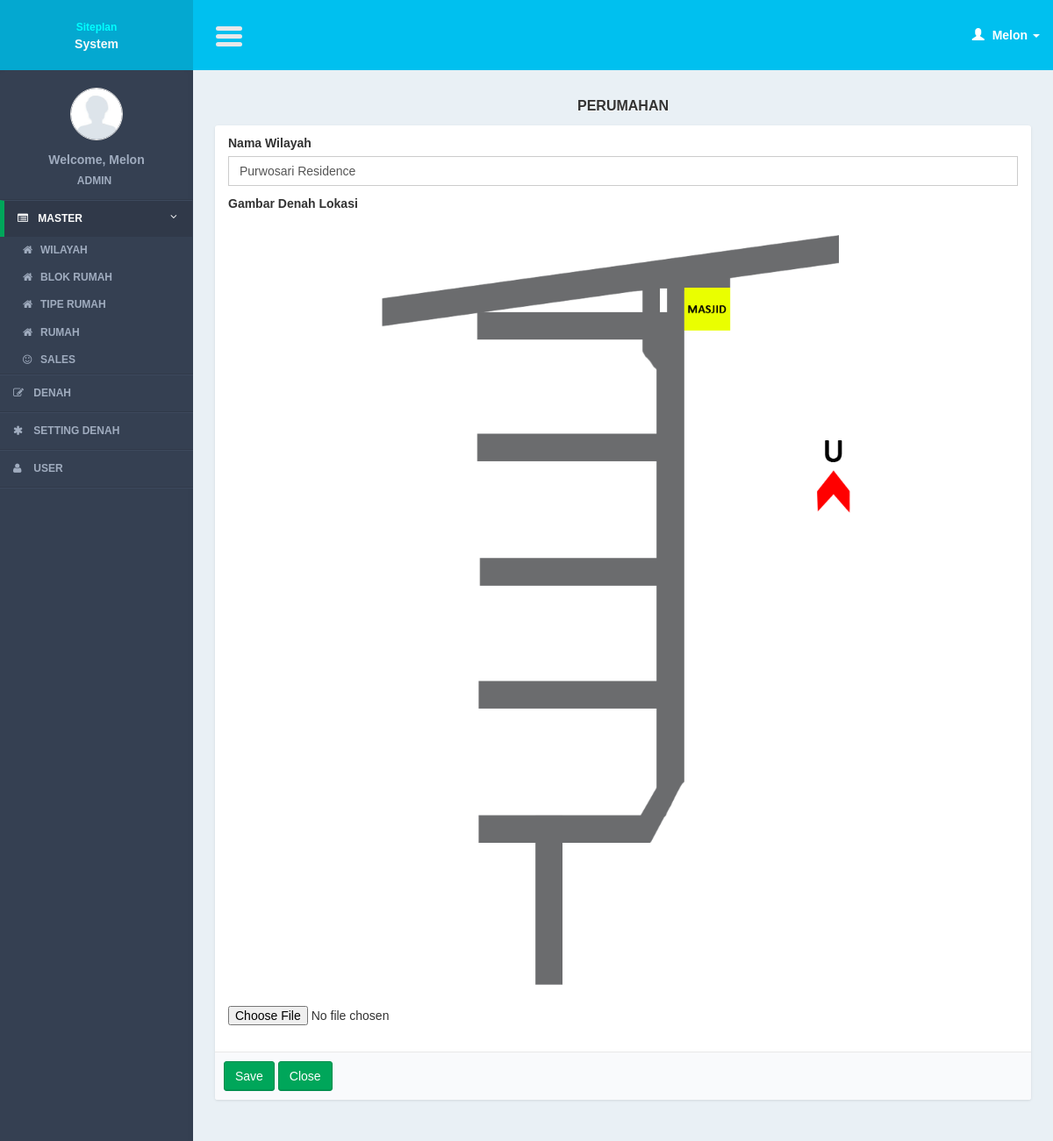
The page /controllers/building.php?page=form&id=7 (signed in) on the database its author committed.
### tables this page shows
CREATE TABLE IF NOT EXISTS `buildings` (
`building_id` int(11) NOT NULL,
  `building_name` varchar(100) NOT NULL,
  `building_img` text NOT NULL
);

### models/building_model.php (called while the page is built, shortened)
<?php
function read_id($id){
	$query = mysql_query("select *
			from buildings
			where building_id = '$id'");
	$result = mysql_fetch_object($query);
	return $result;
}
?>

### views/building/form.php (the view, shortened to what this page needs)
      <section class="content">
          <div class="row">
              <div class="col-md-12">
                <div class="title_page"> <?= $title ?></div>
                   <form action="<?= $action?>" method="post" enctype="multipart/form-data" role="form">
                  <div class="box box-cokelat">
                      <div class="box-body">
                              <div class="col-md-12">
                              <div class="form-group">
                                  <label>Nama Wilayah</label>
                                  <input required type="text" name="i_name" class="form-control" placeholder="Masukkan nama ruang..." value="<?= $row->building_name ?>"/>
                              </div>
  							 <div class="form-group">
                               <label>Gambar Denah Lokasi</label>
                                <?php
                              if($id){
	 $gambar = ($row->building_img) ? $row->building_img : "img_not_found.png";
?>
                              <br />
                              <img src="<?= "../img/building/".$gambar ?>" style="max-width:100%;"/>
                              <?php
}
?>
                                 <input type="file" name="i_img" id="i_img" />
                              </div>
                              </div>
                      </div>
                        <div class="box-footer">
                      <input class="btn btn-success" type="submit" value="Save"/>
                      <a href="<?= $close_button?>" class="btn btn-success" >Close</a>
                   </div>
                  </div>
             </form>
              </div>
          </div>
      </section>

### css/AdminLTE.css (style rules this page uses)
html { font-family: 'Source Sans Pro', sans-serif; -webkit-font-smoothing: antialiased; min-height: 100%; background: #E9F0F5; }
body { font-family: 'Source Sans Pro', sans-serif; -webkit-font-smoothing: antialiased; min-height: 100%; background: #E9F0F5; }
a { color: #3c8dbc; }
.content { padding: 30px 10px; }
img { max-width: 100%important; }
.form-control { -webkit-border-radius: 0px !important; -moz-border-radius: 0px !important; border-radius: 0px !important; box-shadow: none; }
.box { position: relative; margin-bottom: 20px; -webkit-border-radius: 3px; -moz-border-radius: 3px; border-radius: 3px !important; width: 100%; background:#fff; box-shadow: 0 1px 3px rgba(0, 0, 0, 0.1); }
.box .box-body { padding-top:10px; -webkit-border-top-left-radius: 0; -webkit-border-top-right-radius: 0; -webkit-border-bottom-right-radius: 3px; -webkit-border-bottom-left-radius: 3px; -moz-border-radius-topleft: 0; -moz-border-radius-topright: 0; -moz-border-radius-bottomright: 3px; -moz-border-radius-bottomleft: 3px; border-top-left-radius: 0; border-top-right-radius: 0; border-bottom-right-radius: 3px; border-bottom-left-radius: 3px; border-radius:3px; padding-bottom:20px; }
.box .box-footer { border-top: 1px solid #e8e8e8; -webkit-border-top-left-radius: 0; -webkit-border-top-right-radius: 0; -webkit-border-bottom-right-radius: 3px; -webkit-border-bottom-left-radius: 3px; -moz-border-radius-topleft: 0; -moz-border-radius-topright: 0; -moz-border-radius-bottomright: 3px; -moz-border-radius-bottomleft: 3px; border-top-left-radius: 0; border-top-right-radius: 0; border-bottom-right-radius: 3px; border-bottom-left-radius: 3px; background:#F9FAFC; padding: 10px; }
.btn { font-weight: 500; -webkit-border-radius: 3px; -moz-border-radius: 3px; border-radius: 3px; border: 1px solid transparent; -webkit-box-shadow: inset 0px -2px 0px 0px rgba(0, 0, 0, 0.09); -moz-box-shadow: inset 0px -2px 0px 0px rgba(0, 0, 0, 0.09); box-shadow: inset 0px -1px 0px 0px rgba(0, 0, 0, 0.09); }
.btn.btn-success { background-color: #00a65a; border-color: #008d4c; }
.title_page { font-size:medium; text-align:center; font-weight:bold; margin-bottom:10px; text-shadow: 0 1px 1px #ffffff; text-transform:uppercase; }

### css/tooltip/tooltip-classic.css (style rules this page uses)
html, body { margin:0; height:100%; font-family: arial; }

### rows shown on the page
buildings: i_name "Purwosari Residence", building_img (picture)

### other values the page prints
$user_data[0] "Melon"
$user_data[1] "ADMIN"
$title "PERUMAHAN"
